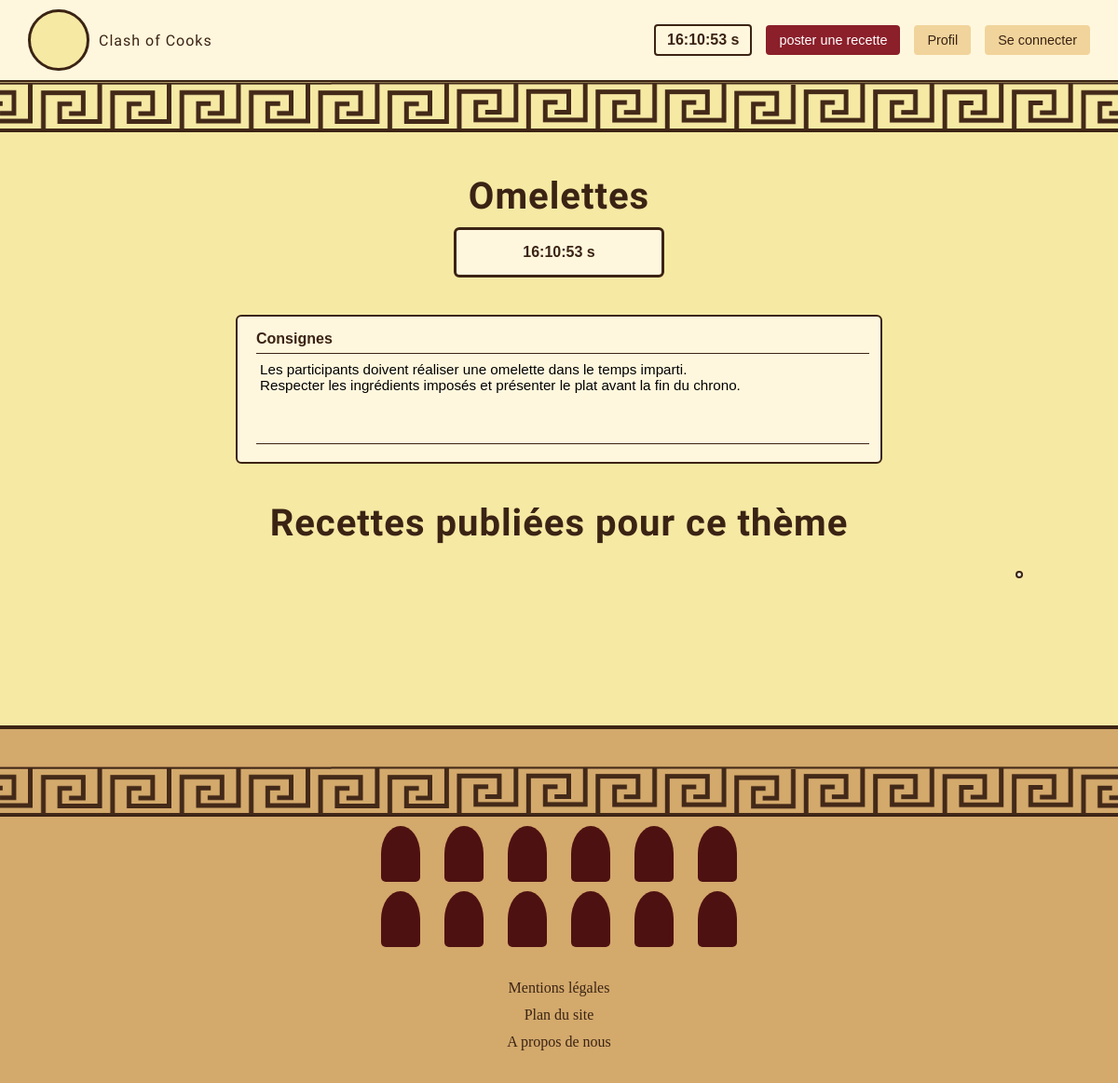
Before: /recettes.php with the older database file.
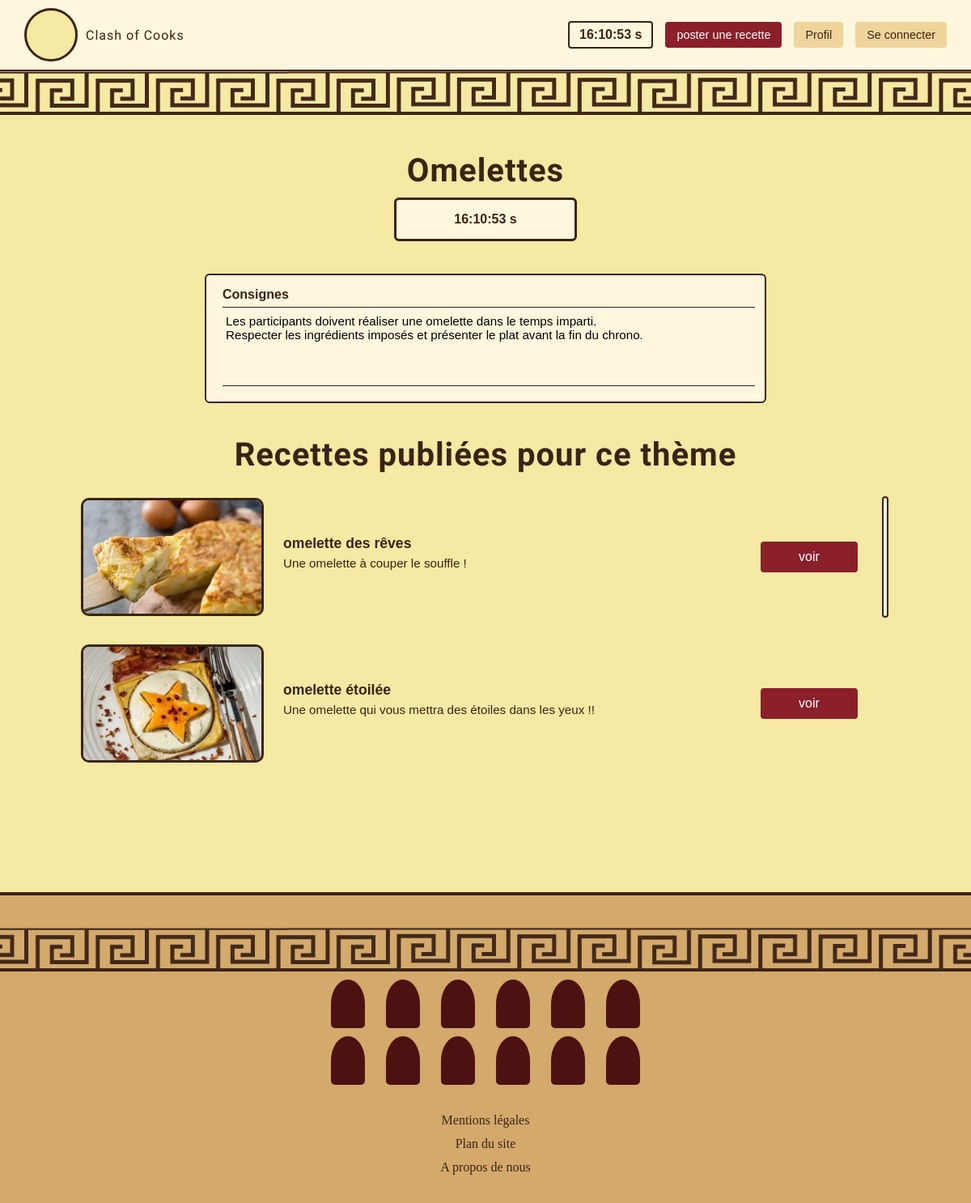
After: the same page with the newer database file.
### tables this page shows
CREATE TABLE IF NOT EXISTS `recettes` (
  `nom` varchar(50) NOT NULL,
  `description` varchar(300) NOT NULL,
  `img` varchar(100) NOT NULL,
  `date_post` date NOT NULL,
  `fk_pseudo` int NOT NULL,
  `id_recette` int NOT NULL AUTO_INCREMENT,
  `nb_votes` int NOT NULL,
  `fk_theme` int NOT NULL,
  PRIMARY KEY (`id_recette`),
  KEY `fk_pseudo` (`fk_pseudo`),
  KEY `fk_theme` (`fk_theme`)
);

### recettes.php (the view, shortened to what this page needs)
<?php
$dsn  = "mysql:host=localhost;dbname=clash_of_cooks;charset=utf8mb4";
$user = "root";
$pass = "";
try {
    $pdo = new PDO($dsn, $user, $pass);
    $pdo->setAttribute(PDO::ATTR_ERRMODE, PDO::ERRMODE_EXCEPTION);
} catch (PDOException $e) {
    die("Erreur connexion : " . $e->getMessage());
}
$sql = "SELECT r.nom,
               r.description,
               r.img,
               p.pseudo
        FROM recettes AS r
        JOIN profils AS p
          ON r.fk_pseudo = p.id_profil
        WHERE r.fk_theme = 1";
$stmt     = $pdo->query($sql);
$recettes = $stmt->fetchAll(PDO::FETCH_ASSOC);
?>
<!DOCTYPE html>
<html lang="fr">
<head>
  <link rel="stylesheet" href="recettes.css">
</head>
<body>
  <header>
    <div class="logo">
      <div class="logo-circle"></div>
      <div class="titre-chewy">Clash of Cooks</div>
    </div>
    <div class="top-right-actions">
      <span class="clock">16:10:53 s</span>
      <button class="btn-rect">poster une recette</button>
      <button class="btn-rect beige">Profil</button>
      <button class="btn-rect beige">Se connecter</button>
    </div>
  </header>
  <div class="greek-border"></div>
  <main>
    <h1 class="page-title">Omelettes</h1>
    <div class="clock-big">16:10:53 s</div>
    <section class="bloc-consignes">
      <label for="consignes">Consignes</label>
      <textarea id="consignes" readonly>
Les participants doivent réaliser une omelette dans le temps imparti.
Respecter les ingrédients imposés et présenter le plat avant la fin du chrono.
      </textarea>
    </section>
    <h2 class="section-recettes-titre">Recettes publiées pour ce thème</h2>
    <section class="liste-recettes">
      <?php foreach ($recettes as $recette): ?>
        <img src="<?php echo htmlspecialchars($recette['img']); ?>"
             alt="<?php echo htmlspecialchars($recette['nom']); ?>"
             class="miniature">
        <div class="recette-lignes">
          <span class="recette-titre">
            <?php echo htmlspecialchars($recette['nom']); ?>
          </span><br>
          <span class="recette-desc">
            <?php echo htmlspecialchars($recette['description']); ?>
          </span>
        </div>
        <button class="btn-rect btn-voir"
                data-img="<?php echo htmlspecialchars($recette['img']); ?>"
                data-nom="<?php echo htmlspecialchars($recette['nom']); ?>"
                data-pseudo="<?php echo htmlspecialchars($recette['pseudo']); ?>"
                data-description="<?php echo htmlspecialchars($recette['description']); ?>">
          voir
        </button>
      <?php endforeach; ?>
      <div class="separateur-vert"></div>
    </section>
  </main>
  <section class="colosseum">
    <div class="greek-border"></div>
    <div class="arches-row">
      <div class="arch"></div><div class="arch"></div><div class="arch"></div>
      <div class="arch"></div><div class="arch"></div><div class="arch"></div>
    </div>
    <div class="arches-row">
      <div class="arch"></div><div class="arch"></div><div class="arch"></div>
      <div class="arch"></div><div class="arch"></div><div class="arch"></div>
    </div>
    <div class="footer-links">
      <a href="#">Mentions légales</a><br>
      <a href="#">Plan du site</a><br>
      <a href="#">A propos de nous</a>
    </div>
  </section>
</body>
</html>

### recettes.css (style rules this page uses)
:root { --jaune-bg: #f6e9a4; --marron-fonce: #3b2314; --rouge-bouton: #8b1f2a; --beige-footer: #d0b482; --beige-footer-fonce: #b5925b; }
body { margin: 0; padding: 0; background-color: var(--jaune-bg); font-family: "Quicksand", Arial, sans-serif; color: var(--marron-fonce); }
h1, h2, h3, .titre-chewy { font-family: "Chewy", cursive; letter-spacing: 1px; }
.greek-border { width: 100%; height: 52px; background-image: url("img/greek-stripes.png"); background-repeat: repeat-x; background-position: center; background-size: auto 52px; border-bottom: 2px solid var(--marron-fonce); }
header { display: flex; align-items: center; justify-content: space-between; padding: 10px 30px; background-color: #fff7dd; border-bottom: 2px solid var(--marron-fonce); }
.logo { display: flex; align-items: center; gap: 10px; }
.logo-circle { width: 60px; height: 60px; border-radius: 50%; border: 3px solid var(--marron-fonce); background-color: var(--jaune-bg); }
.top-right-actions { display: flex; align-items: center; gap: 15px; }
.btn-rect { padding: 8px 14px; background-color: var(--rouge-bouton); color: #fff; border: none; border-radius: 4px; cursor: pointer; font-size: 0.9rem; }
.btn-rect.beige { background-color: #f1d49b; color: var(--marron-fonce); }
.clock { padding: 6px 12px; border: 2px solid var(--marron-fonce); border-radius: 4px; font-weight: 600; background-color: #fff7dd; }
main { max-width: 1000px; margin: 0 auto; padding: 20px 20px 60px; }
.page-title { text-align: center; font-size: 2.5rem; margin: 25px 0 10px; }
.clock-big { margin: 0 auto 40px; width: 200px; text-align: center; padding: 15px 10px; border: 3px solid var(--marron-fonce); border-radius: 6px; font-weight: 700; background-color: #fff7dd; }
.bloc-consignes { margin: 0 auto 40px; max-width: 650px; background-color: #fff7dd; border: 2px solid var(--marron-fonce); border-radius: 6px; padding: 15px 20px; }
.bloc-consignes label { font-weight: 600; display: block; margin-bottom: 6px; }
.bloc-consignes textarea { width: 100%; min-height: 80px; border: none; border-top: 1px solid var(--marron-fonce); border-bottom: 1px solid var(--marron-fonce); background-color: transparent; padding: 8px 4px; font-family: "Quicksand", Arial, sans-serif; font-size: 0.95rem; outline: none; resize: none; }
.section-recettes-titre { text-align: center; font-size: 2.5rem; margin: 40px 0 30px; }
.liste-recettes { display: grid; grid-template-columns: 220px 1fr 120px 10px; column-gap: 30px; row-gap: 35px; align-items: center; max-width: 1100px; margin: 0 auto 40px; }
.miniature { width: 220px; height: 140px; object-fit: cover; border-radius: 10px; border: 3px solid var(--marron-fonce); }
.recette-lignes { border: none; padding: 0 0 10px; line-height: 1.5; }
.recette-titre { font-size: 1.1rem; font-weight: 600; }
.recette-desc { font-size: 0.95rem; }
.btn-voir { width: 120px; padding: 10px 0; font-size: 1rem; }
.separateur-vert { grid-column: 4; grid-row: 1 / -1; width: 4px; height: 100%; background-color: #f2f7e1; border-radius: 999px; border: 2px solid var(--marron-fonce); }
.colosseum { background-color: #d3a96c; padding: 40px 0 30px; border-top: 4px solid #3b2413; margin-top: 60px; }
.arches-row { display: flex; justify-content: center; gap: 26px; margin: 10px auto; max-width: 520px; }
.arch { width: 42px; height: 60px; background-color: #4e1111; border-radius: 50% 50% 5px 5px; }
.footer-links { text-align: center; margin-top: 30px; font-family: "Stick", cursive; font-size: 1rem; line-height: 1.8; }
.footer-links a { color: #3b2413; text-decoration: none; }

Changed rows visible on the page:
added recettes: img (picture), nom "omelette des rêves", description "Une omelette à couper le souffle !"
added recettes: img (picture), nom "omelette étoilée", description "Une omelette qui vous mettra des étoiles dans les yeux !!"
